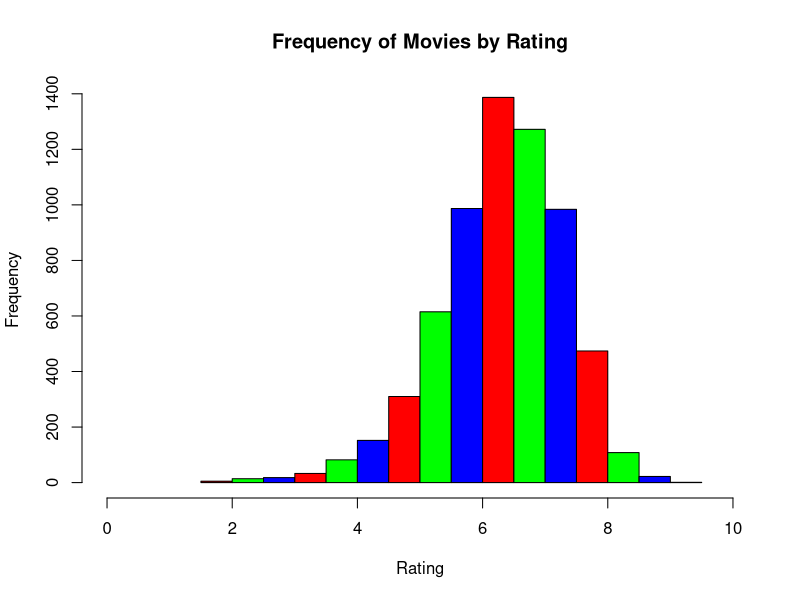
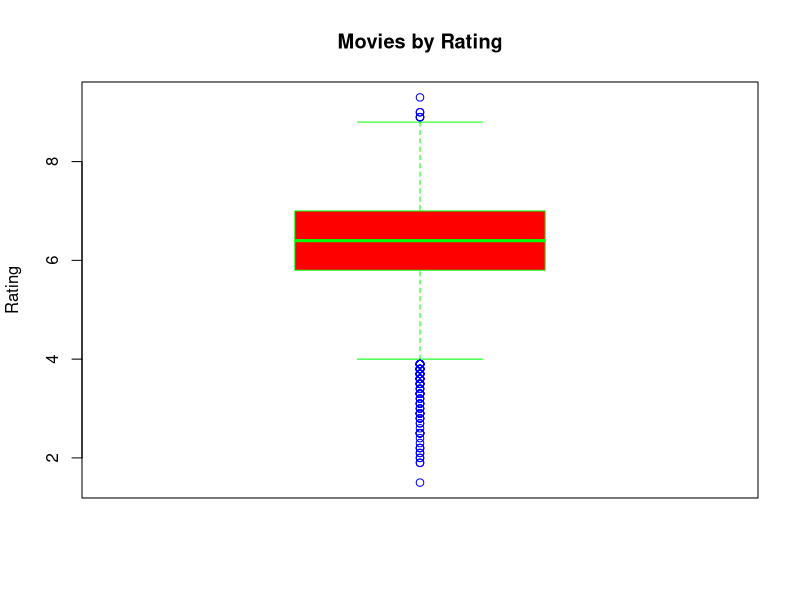
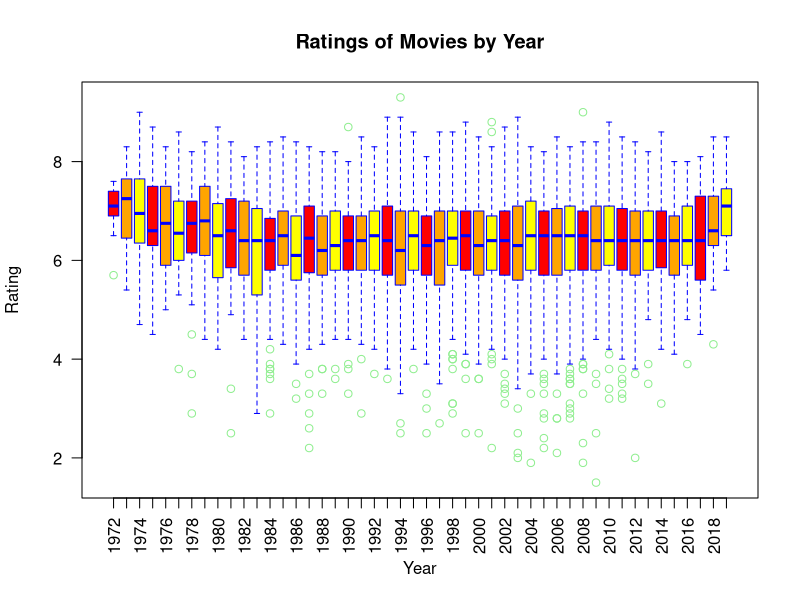
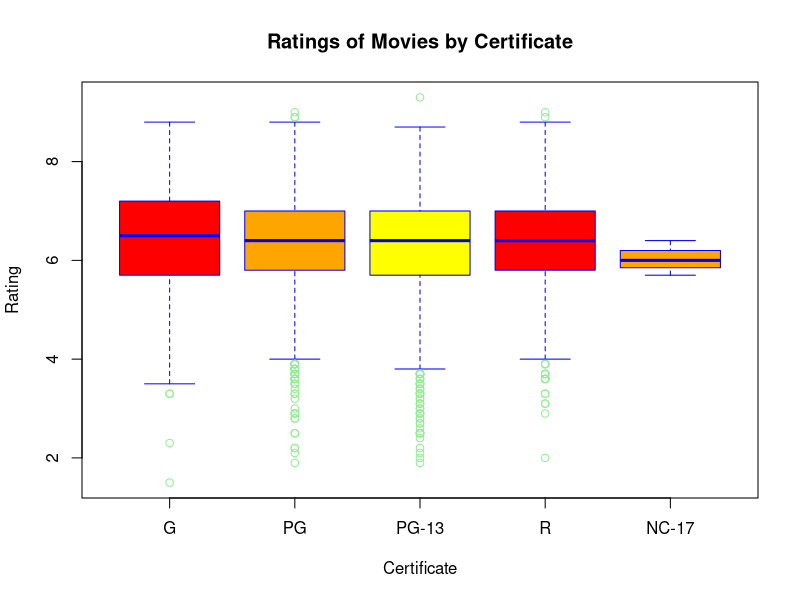
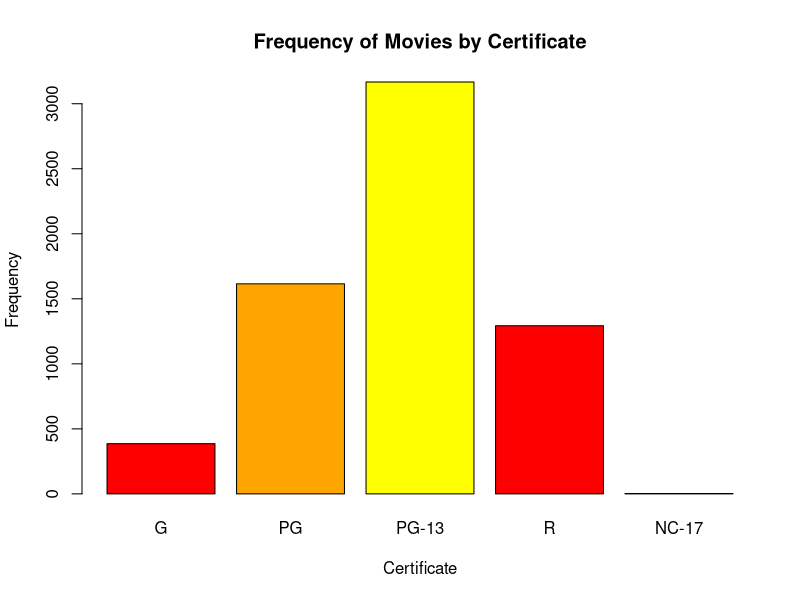
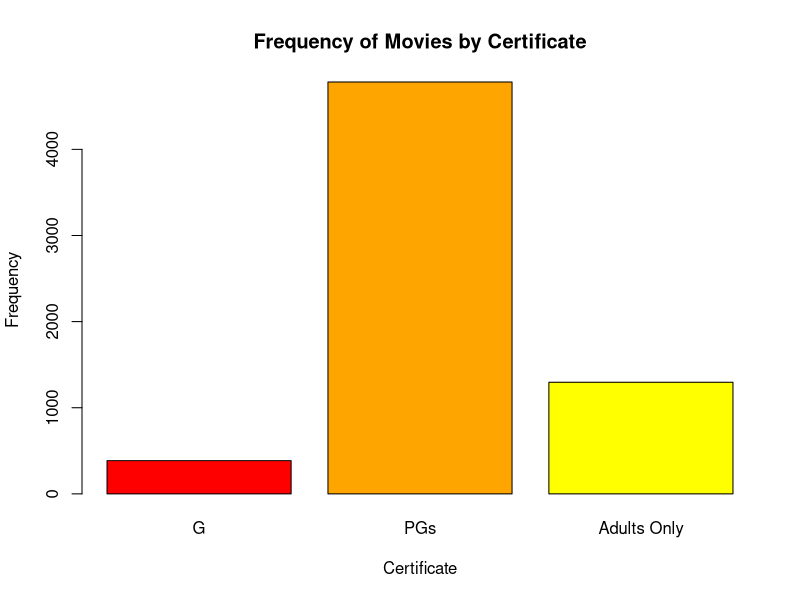
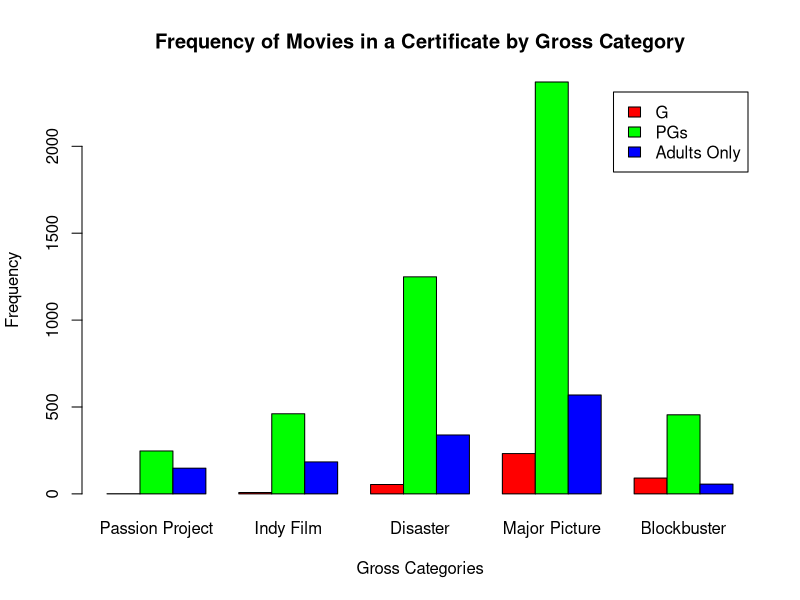
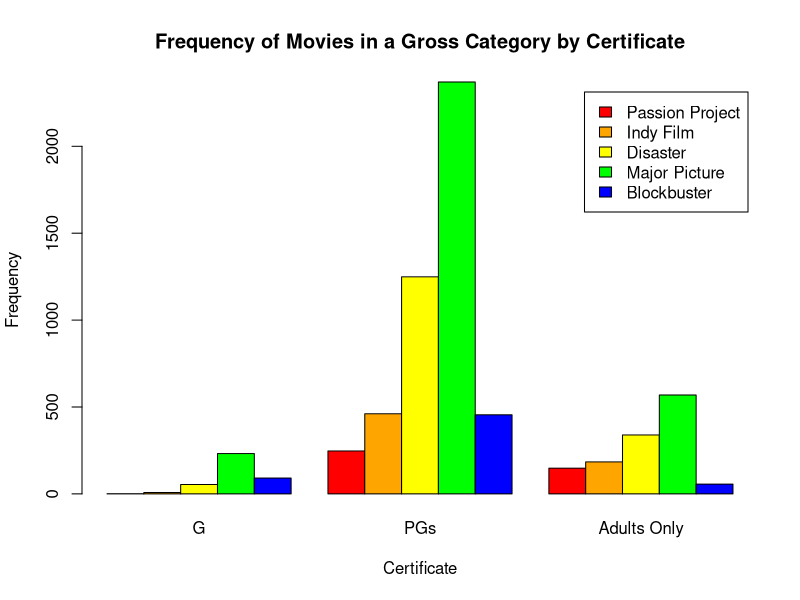

R code for these plots, in order:
## ---- chunk 1
knitr::opts_chunk$set(echo = TRUE, error=TRUE)
## ---- chunk 2
clean.movie.data = read.csv("clean.movie.data.2022.csv")
head(clean.movie.data)
## ---- chunk 3
hist(clean.movie.data$rating,
     main = "Frequency of Movies by Rating",
     col = c("red", "green", "blue"),
     xlab = "Rating",
     xlim = c(0, 10))
## ---- chunk 4
boxplot(clean.movie.data$rating,
        main = "Movies by Rating",
        ylab = "Rating",
        col = "red",
        border = "green",
        outcol = "blue")
## ---- chunk 5
boxplot(clean.movie.data$rating~clean.movie.data$year,
        las = 2,
        main = "Ratings of Movies by Year",
        ylab = "Rating",
        xlab = "Year",
        col = c("red", "orange", "yellow"),
        border = "blue",
        outcol = "lightgreen")
## ---- chunk 6
clean.movie.data$certificate = as.factor(clean.movie.data$certificate)

correct.order.certificates = c("G", "PG", "PG-13", "R", "NC-17")

clean.movie.data$certificate <- factor(clean.movie.data$certificate, levels = correct.order.certificates, ordered = TRUE)

levels(clean.movie.data$certificate)
## ---- chunk 7
boxplot(clean.movie.data$rating~clean.movie.data$certificate,
        main = "Ratings of Movies by Certificate",
        ylab = "Rating",
        xlab = "Certificate",
        col = c("red", "orange", "yellow"),
        border = "blue",
        outcol = "lightgreen")
## ---- chunk 8
breaks.for.movie.gross = c(0, 100000, 1000000, 10000000, 100000000, 1000000000)

clean.movie.data$gross.categories = cut(clean.movie.data$gross, breaks = breaks.for.movie.gross, right = FALSE)

levels(clean.movie.data$gross.categories) = c("Passion Project", "Indy Film", "Disaster", "Major Picture", "Blockbuster")

head(clean.movie.data$gross.categories, 10)
## ---- chunk 9
barplot(table(clean.movie.data$certificate),
        main = "Frequency of Movies by Certificate",
        xlab = "Certificate",
        ylab = "Frequency",
        col = c("red", "orange", "yellow"))
## ---- chunk 10
levels(clean.movie.data$certificate) = c("G", "PGs", "PGs", "Adults Only", "Adults Only")

barplot(table(clean.movie.data$certificate),
        main = "Frequency of Movies by Certificate",
        xlab = "Certificate",
        ylab = "Frequency",
        col = c("red", "orange", "yellow"))
## ---- chunk 11
barplot(table(clean.movie.data$certificate, clean.movie.data$gross.categories),
        main = "Frequency of Movies in a Certificate by Gross Category",
        ylab = "Frequency",
        xlab = "Gross Categories",
        beside = TRUE,
        col = c("red", "green", "blue"),
        legend.text = TRUE)
## ---- chunk 12
barplot(table(clean.movie.data$gross.categories, clean.movie.data$certificate),
        main = "Frequency of Movies in a Gross Category by Certificate",
        ylab = "Frequency",
        xlab = "Certificate",
        beside = TRUE,
        col = c("red", "orange", "yellow", "green", "blue"),
        legend.text = TRUE)
## ---- chunk 13
barplot(prop.table(table(clean.movie.data$gross.categories, clean.movie.data$certificate), 2),
        main = "Proportion of Movies in a Gross Category by Certificate",
        ylab = "Proportion",
        xlab = "Certificate",
        col = c("red", "orange", "yellow", "green", "blue"),
        legend.text = TRUE)
## ---- chunk 14
breaks.for.ratings = c(0, 2.5, 5, 7.5, 10)
clean.movie.data$rating.categories = cut(clean.movie.data$rating, breaks = breaks.for.ratings, right = FALSE)
levels(clean.movie.data$rating.categories) = c("Low", "Below Average", "Above Average", "High")
barplot(prop.table(table(clean.movie.data$gross.categories, clean.movie.data$rating.categories), 2),
        main = "Movies in Gross Category by Rating Category",
        col = c("red", "orange", "yellow", "green", "blue"),
        xlab = "Rating Category",
        ylab = "Proportion",
        legend.text = TRUE)
## ---- chunk 15
sorted.movie.gross = sort(clean.movie.data$gross, decreasing = TRUE)
clean.movie.data$title[clean.movie.data$gross == sorted.movie.gross[1]]

sorted.movie.ratings = sort(clean.movie.data$rating, decreasing = TRUE)
clean.movie.data$title[clean.movie.data$rating == sorted.movie.ratings[1]]

(sorted.movie.gross[1] - mean(sorted.movie.gross)) / sd(sorted.movie.gross)
(sorted.movie.ratings[1] - mean(sorted.movie.ratings)) / sd(sorted.movie.ratings)
